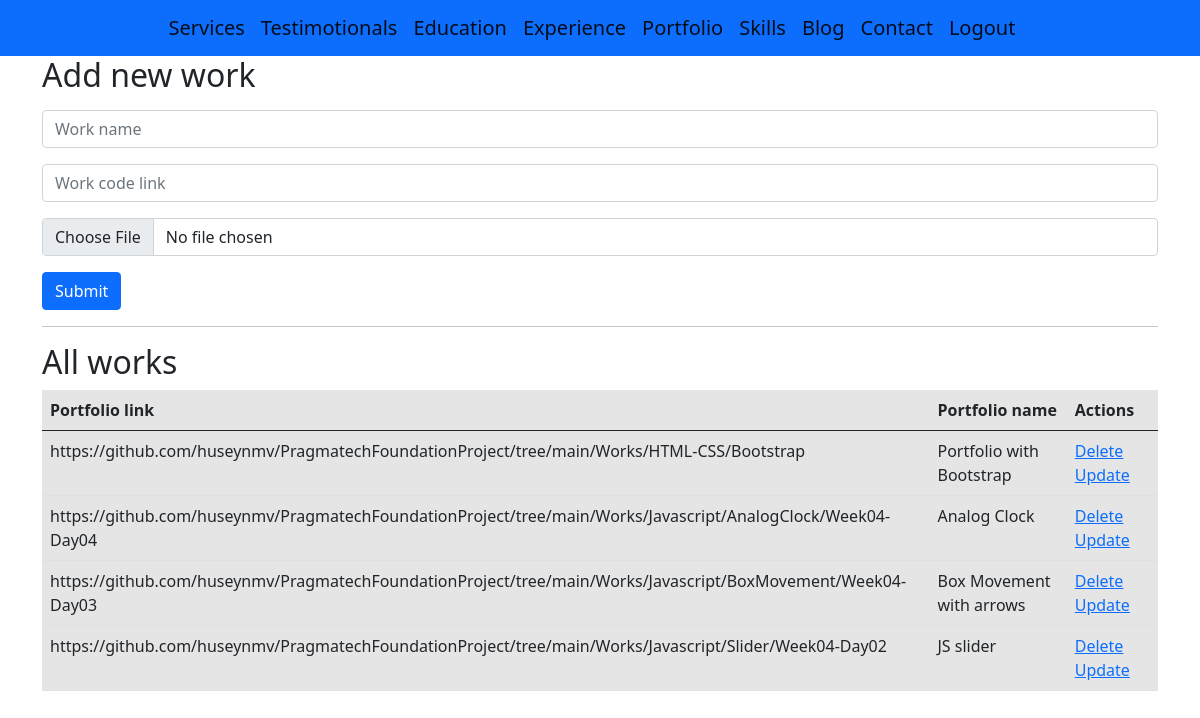
/admin/portfolio (signed in), run on an earlier commit of the app's database.
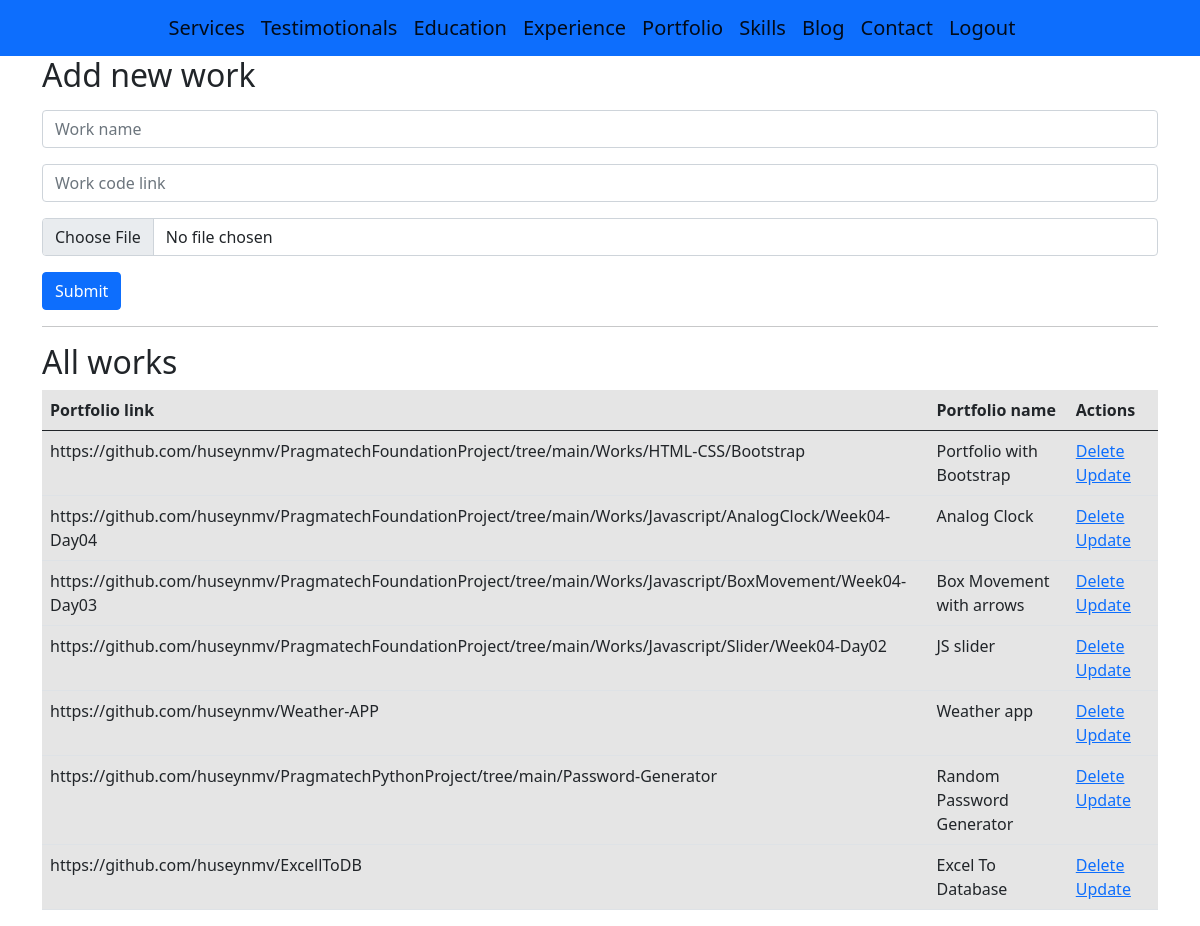
And on a later commit of the database.
### models.py (models this page shows)
class Portfolio(db.Model):
    id=db.Column(db.Integer,primary_key=True)
    portfolio_img=db.Column(db.String(100))
    portfolio_name=db.Column(db.String(100))
    portfolio_link=db.Column(db.String(100))

### admin/routes.py (the view, shortened to what this page needs)
@app.route("/admin/portfolio", methods=["GET", "POST"])
@login_required
def admin_portfolio():
    from models import Portfolio
    work=Portfolio.query.all()
    return render_template('admin/portfolio.html', work=work)

### admin/routes.py (called while the page is built)
@login_manager.user_loader
def load_user(user_id):
    from models import User
    return User.query.get(user_id)

### templates/admin/portfolio.html
{% extends "admin/base.html" %}
{% block content %}
<h2>Add new work</h2>
<form action="/admin/portfolio" method="POST" enctype="multipart/form-data">
  <div class="mt-3">
    <input type="text" class="form-control" placeholder="Work name" name="work_name">
  </div>
  <div class="mt-3">
    <input type="text" class="form-control" placeholder="Work code link" name="work_link">
  </div>
  <div class="mt-3">
    <input type="file" class="form-control" placeholder="work image" name="work_img">
  </div>
  <button type="submit" class="btn btn-primary mt-3">Submit</button>
</form>
<hr>
<h2>All works</h2>
<table class="table table-active">
  <thead>
    <tr>
      <th scope="col">Portfolio link</th>
      <th scope="col">Portfolio name</th>
      <th scope="col">Actions</th>
    </tr>
  </thead>
  <tbody>
   {% for work in work %}
    <tr>
      <td>{{work.portfolio_link}}</td>
      <td>{{work.portfolio_name}}</td>
      <td>
          <a href="/admin/portfolio/delete/{{work.id}}">Delete</a>
          <a href="/admin/portfolio/update/{{work.id}}">Update</a>
      </td>
    </tr>
    {% endfor %}
  </tbody>
</table>
{% endblock %}

What changed in the data, as far as the page shows it:
added Portfolio: portfolio_link "https://github.com/huseynmv/Weather-APP", portfolio_name "Weather app"
added Portfolio: portfolio_link "https://github.com/huseynmv/PragmatechPythonProject/tree/main/Password-Generator", portfolio_name "Random Password Generator"
added Portfolio: portfolio_link "https://github.com/huseynmv/ExcellToDB", portfolio_name "Excel To Database"
